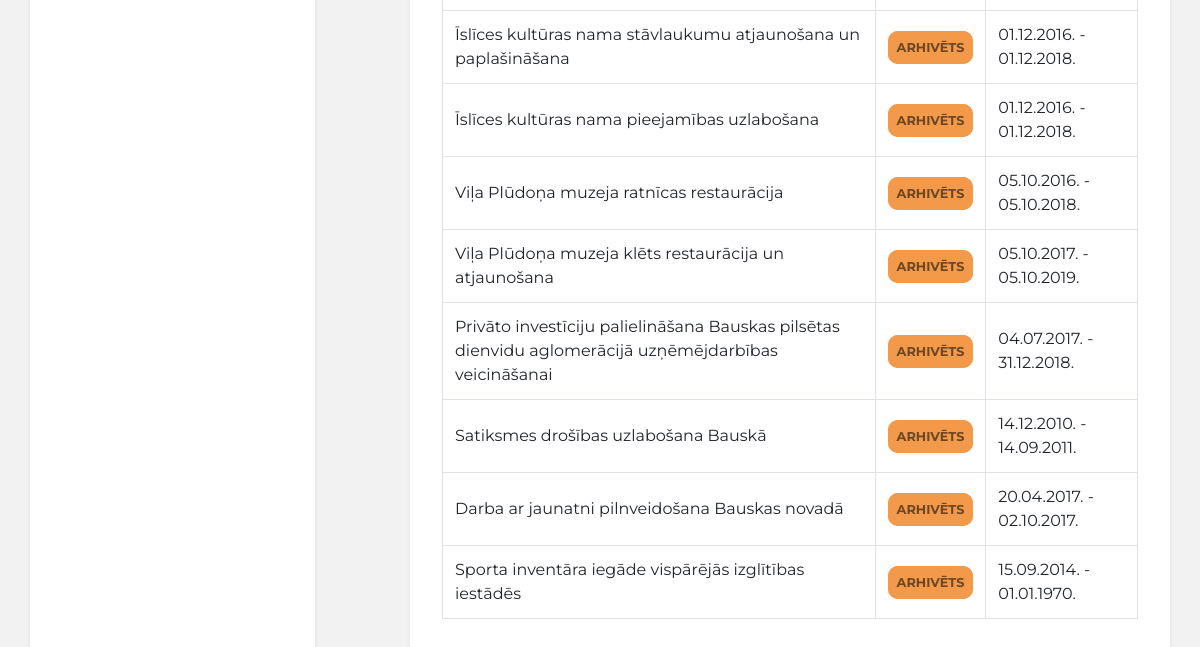
Before: / (lower part) with the older database file.
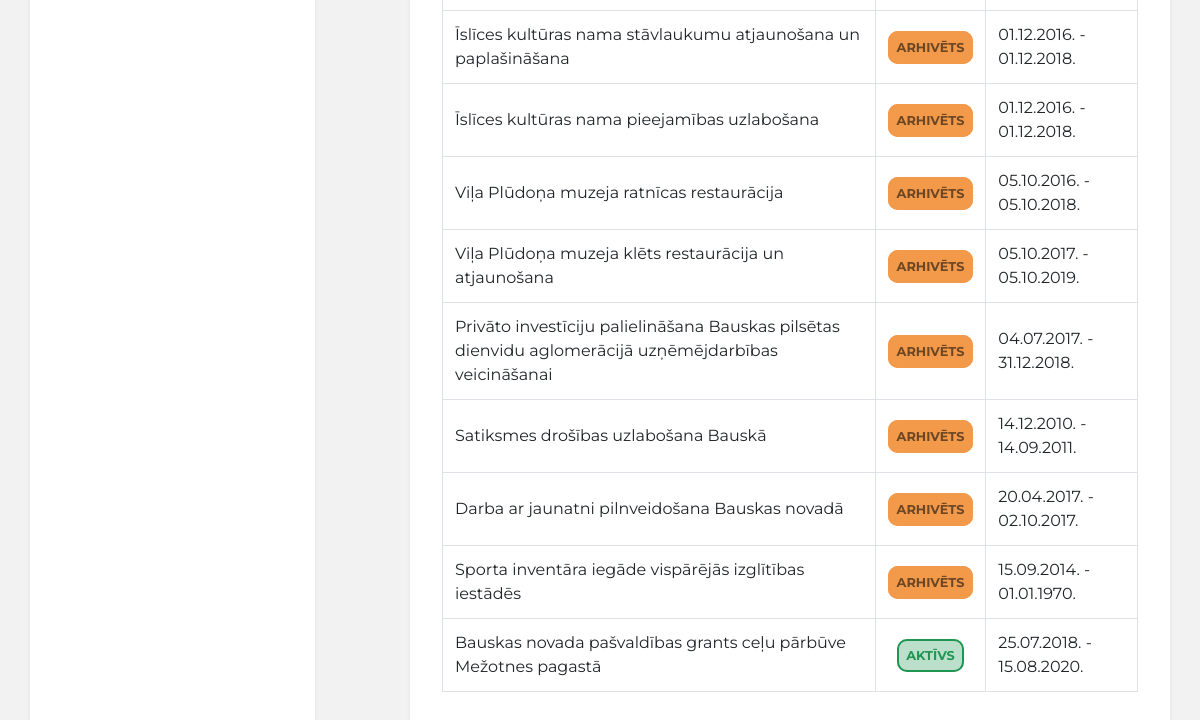
After: the same page with the newer database file.
### tables this page shows
CREATE TABLE IF NOT EXISTS `projekti` (
  `ID` int(11) NOT NULL AUTO_INCREMENT,
  `Name` text NOT NULL,
  `Financer` text NOT NULL,
  `Status` text NOT NULL,
  `Category` text,
  `Number` text,
  `SAM` text,
  `Budget` bigint(11) DEFAULT NULL,
  `Purpose` text,
  `Activities` text,
  `StartDate` date DEFAULT NULL,
  `FinishDate` date DEFAULT NULL,
  `CoordinatorName` text,
  `CoordinatorContacts` text,
  `CoordinatorEmail` text,
  `BudgetSpent` bigint(11) DEFAULT '0',
  `Entry` datetime NOT NULL DEFAULT CURRENT_TIMESTAMP,
  `UpdateDate` datetime NOT NULL DEFAULT CURRENT_TIMESTAMP,
  PRIMARY KEY (`ID`),
  KEY `ID` (`ID`)
);

### functions/function.php (called while the page is built, shortened)
<?php
  require_once "connect.php";
  function getProjects($id) {
    global $mysqli;
    if($id){
      $query = "SELECT * FROM projekti WHERE ID = ".$id;
    } else {
      $query = "SELECT * FROM projekti";
    }
    $result = mysqli_query($mysqli, $query);
    if(!$id){
      return resultToArray($result);
    }else{
      return mysqli_fetch_assoc($result);
    };
  };
  function resultToArray($result){
    $array = array();
    while ($row = mysqli_fetch_assoc($result)) {
      $array[] = $row;
    };
    return $array;
  }
 ?>

### index.php (the view, shortened to what this page needs)
<!DOCTYPE html>
<html>
	<head>
		<link rel="stylesheet" href="https://stackpath.bootstrapcdn.com/bootstrap/4.3.1/css/bootstrap.min.css">
		<link rel="stylesheet" href="style.css">
		<?php
			require_once "functions/function.php";
			$projects = getProjects("");
		?>
	</head>
	<body>
		<div class="container">
			<div class="row">
				<div class="col-md-3 shadow-sm p-3 mb-5 bg-white rounded no-margin">
				</div>
				<div class="col-md-8 offset-md-1 shadow-sm p-3 mb-5 bg-white rounded table-column">
					<div class="table-responsive-sm">
						<table class="table table-bordered table-hover">
							<?php
								for ($i = 0; $i<count($projects); $i++){
									echo "<tr class='entry'>";
									echo "<td class='align-middle' data-href='/individualAbout.php?id=".$projects[$i]["ID"]."'>", $projects[$i]["Name"], "</td>";
									switch ($projects[$i]["Status"]) {
										case 'Aktīvs':
											$background = "rgb(33, 150, 83, 0.3)";
											$border = "#219653";
											$color = "#219653";
											break;
										case 'Arhivēts':
											$background = "#F2994A";
											$border = "#F2994A";
											$color = "#6D4623";
											break;
									}
									echo "<td class='project-status align-middle text-center' data-href='/individualAbout.php?id=".$projects[$i]["ID"]."'><span class='status-text' style='background:" . $background . "; border: 2px solid " . $border . "; color: " . $color . "'>".$projects[$i]["Status"]."</span></td>";
									echo "<td class='align-middle' data-href='/individualAbout.php?id=".$projects[$i]["ID"]."'>".date("d.m.Y.", strtotime($projects[$i]["StartDate"])), " - ", date("d.m.Y.", strtotime($projects[$i]["FinishDate"])),"</td>";
									echo "</tr>";
								};
							?>
						</table>
					</div>
				</div>
			</div>
		</div>
	</body>
</html>

### style.css (style rules this page uses)
html, body { margin: 0; background: #F2F2F2; font-family: 'Montserrat', sans-serif; }
.table-column { padding: 2rem !important; }
.status-text { border-radius: 10px; font-size: 0.8rem; font-weight: bold; padding: 7px; text-transform: uppercase; }
.no-margin { padding: 0!important; }

Changed rows visible on the page:
added projekti: Name "Bauskas novada pašvaldības grants ceļu pārbūve Mežotnes pagastā", Status "AKTĪVS", StartDate "25.07.2018.", FinishDate "15.08.2020."
